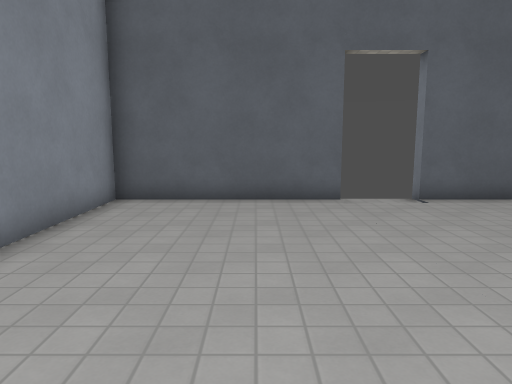
[1] (above)

14 first-person views from a walk through a Godot game level. The camera is 1.5 m above the floor, tilts 8° down and sees 70° across. The floor is counted in squares, 1 m on a side. Each view is taken from the middle of a square. On the plan, view 1 faces up. The plan holds only what a view shows up to about 16 squares ahead; the rest is blank. The place goes on beyond the plan. Surface patterns are stand-ins for the level's own textures.

[2]
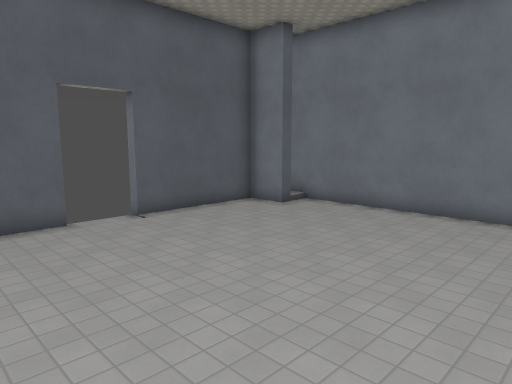

[3]
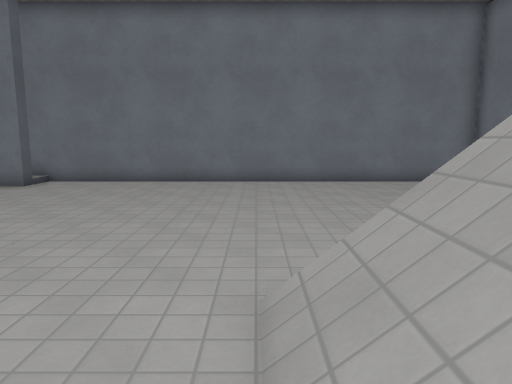

[4]
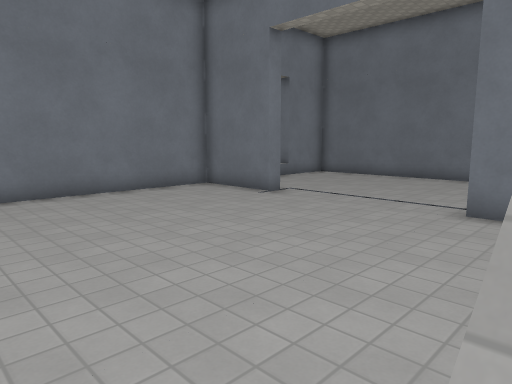

[5]
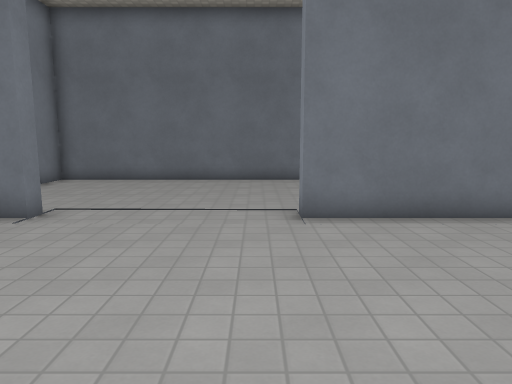

[6]
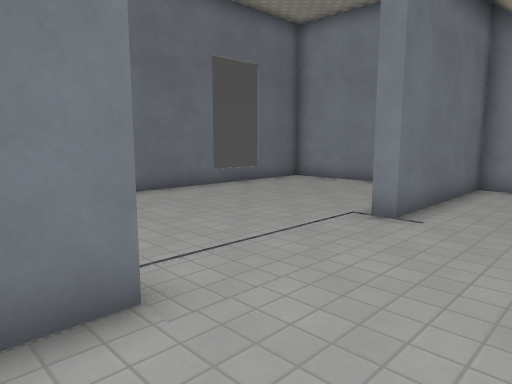

[7]
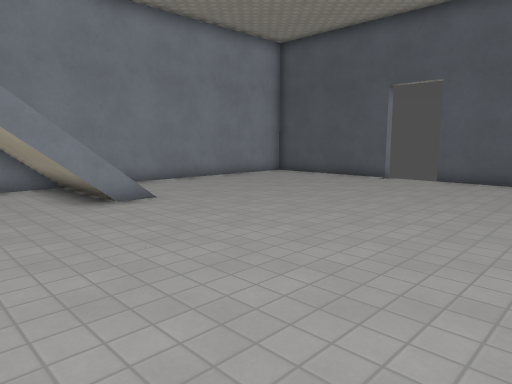

[8]
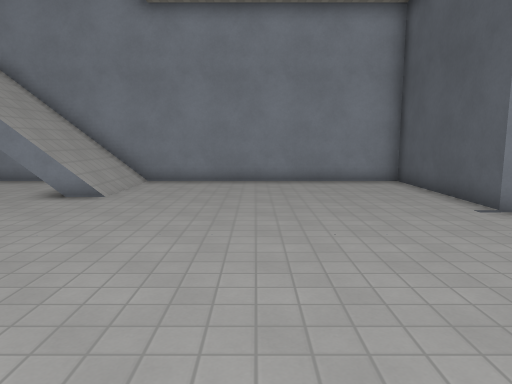

[9]
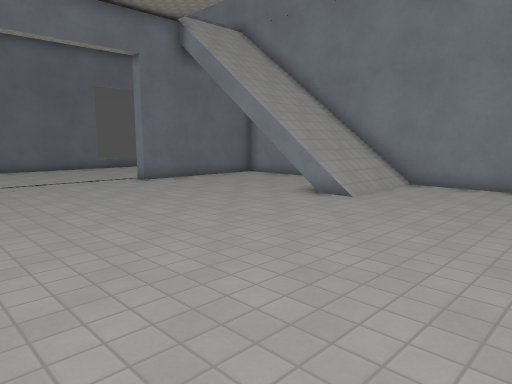

[10]
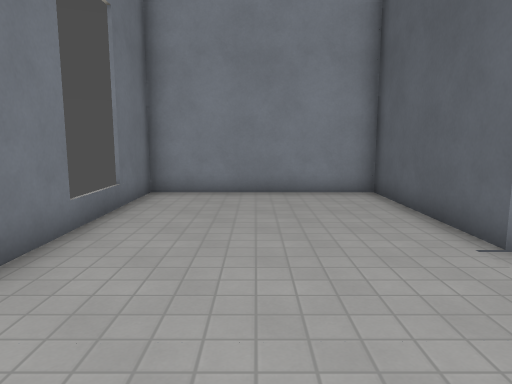

[11]
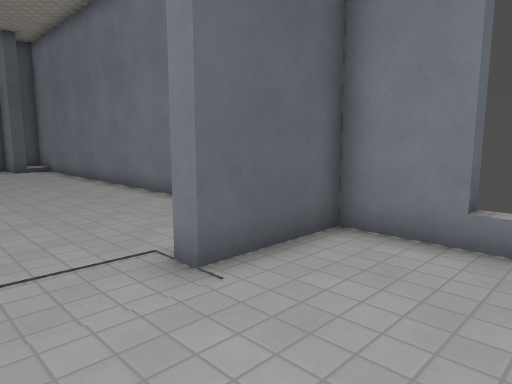

[12]
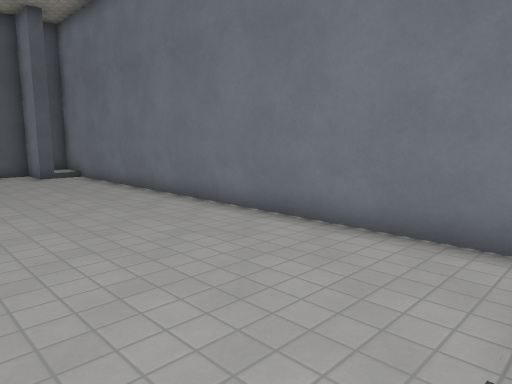

[13]
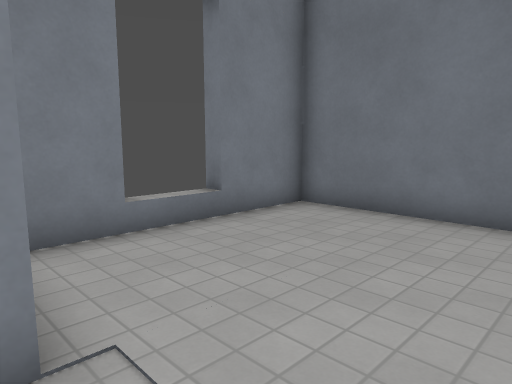

[14]
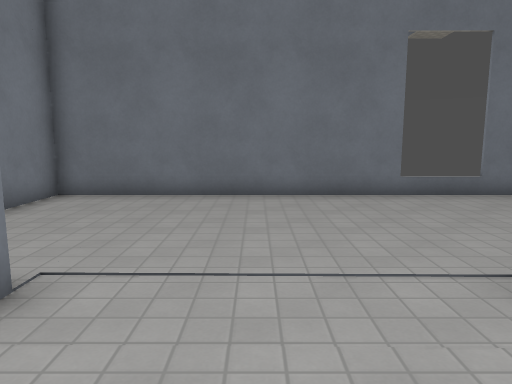

### Floor plan
Key: @ floor where view 1 was taken; # wall or solid block; x gap in a wall; . main floor; : floor 0.25 m higher than the main floor; / step, stairs or slope; = window, fence, low wall or low ledge.
Columns run from 4 left of view 1 to 11 right of it. Each row starts with its distance up from view 1.
 10 ######x x#######
  9 #............#:#
  8 #............#:#
  7 #..............#
  6 #..............#
  5 #..............#
  4 #..............#
  3 #..............#
  2 #..............#
  1 #..............#
  0 #///@..........#
 -1 #////..........#
 -2 #////..........#
 -3 #////..........#
 -4 #////..........#
 -5 #////..........#
 -6 #////..........#
 -7 #////..........#
 -8 #====##.....####
 -9 #..............#
-10 #..............#
-11 #..............
-12 #..............
-13 #..............#
-14 #..............#
-15 ###..###########

Where each view was taken, in squares from view 1:
view 1: 0 up, 0 right, facing up
view 2: 1 down, 1 left, facing up-right
view 3: 0 up, 3 left, facing right
view 4: 0 up, 0 right, facing down-right
view 5: 1 down, 3 right, facing down
view 6: 5 down, 9 right, facing down-left
view 7: 5 down, 9 right, facing up-left
view 8: 4 up, 10 right, facing left
view 9: 5 up, 9 right, facing down-left
view 10: 12 down, 7 right, facing left
view 11: 12 down, 5 right, facing up-right
view 12: 8 down, 5 right, facing up-right
view 13: 8 down, 5 right, facing down-right
view 14: 5 down, 5 right, facing down
